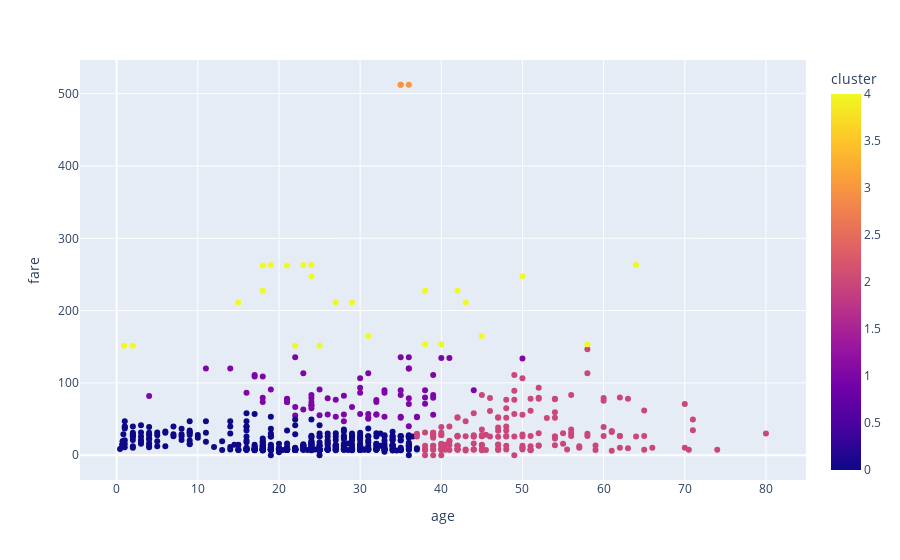

Notebook source saved alongside this figure:
### Code cell
import plotly.express as px

fig = px.scatter(df, x='age', y='fare', color= 'cluster')
fig.show()

### Figure 1 — Plotly figure (JSON) as saved in the notebook; plotly's stock layout.template omitted (floating-point values rounded to 4 significant figures; data arrays with more than 128 entries replaced by an {"elided": "..."} marker saying what was removed)
{"data": [{"hovertemplate": "age=%{x}<br>fare=%{y}<br>cluster=%{marker.color}<extra></extra>", "legendgroup": "", "marker": {"color": {"elided": "891 int values"}, "coloraxis": "coloraxis", "symbol": "circle"}, "mode": "markers", "name": "", "orientation": "v", "showlegend": false, "type": "scatter", "x": {"elided": "891 float values"}, "xaxis": "x", "y": {"elided": "891 float values"}, "yaxis": "y"}], "layout": {"coloraxis": {"colorbar": {"title": {"text": "cluster"}}, "colorscale": [[0, "#0d0887"], [0.1111, "#46039f"], [0.2222, "#7201a8"], [0.3333, "#9c179e"], [0.4444, "#bd3786"], [0.5556, "#d8576b"], [0.6667, "#ed7953"], [0.7778, "#fb9f3a"], [0.8889, "#fdca26"], [1, "#f0f921"]]}, "legend": {"tracegroupgap": 0}, "margin": {"t": 60}, "xaxis": {"anchor": "y", "domain": [0, 1], "title": {"text": "age"}}, "yaxis": {"anchor": "x", "domain": [0, 1], "title": {"text": "fare"}}}}
